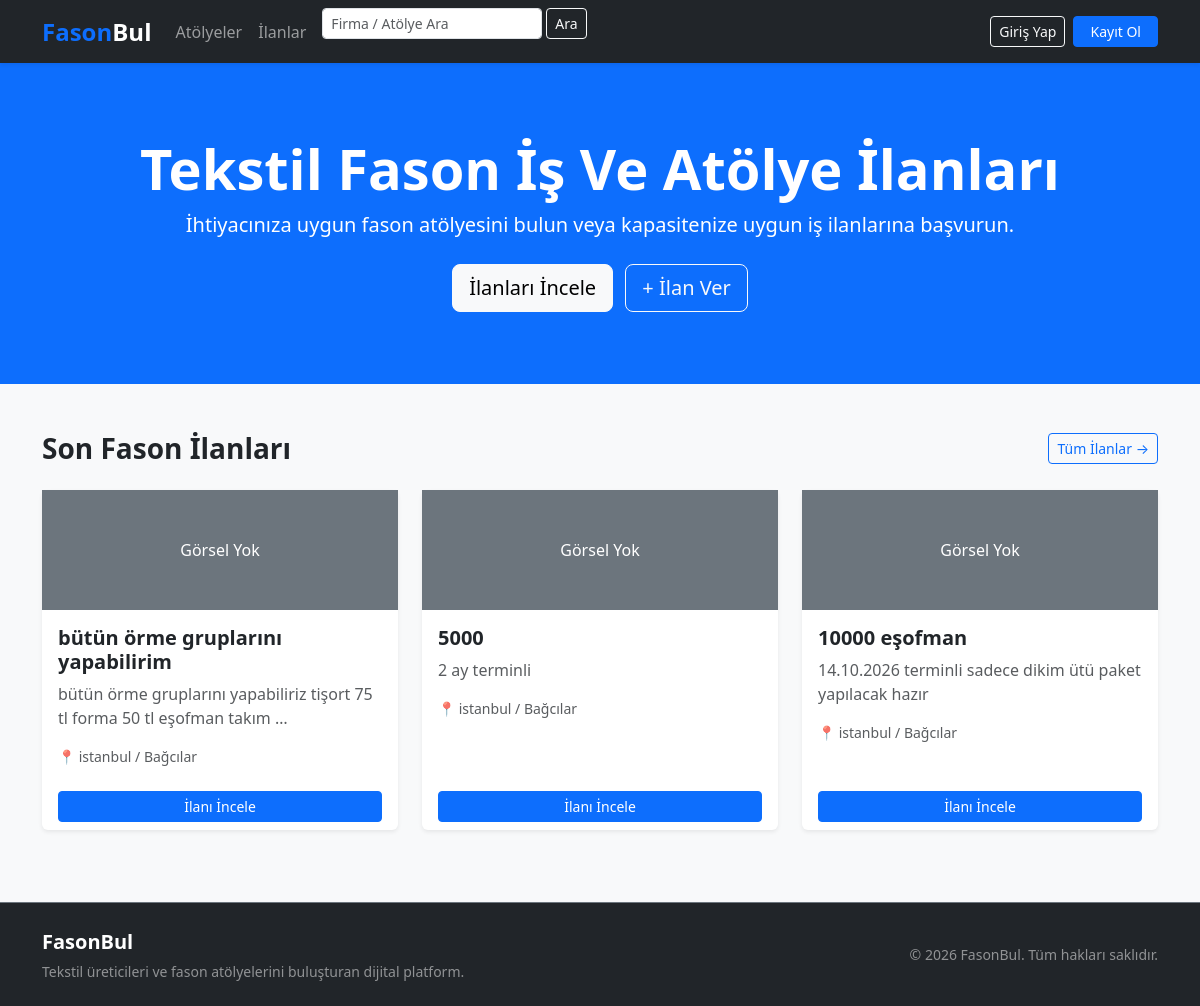
Before: / with the older database file.
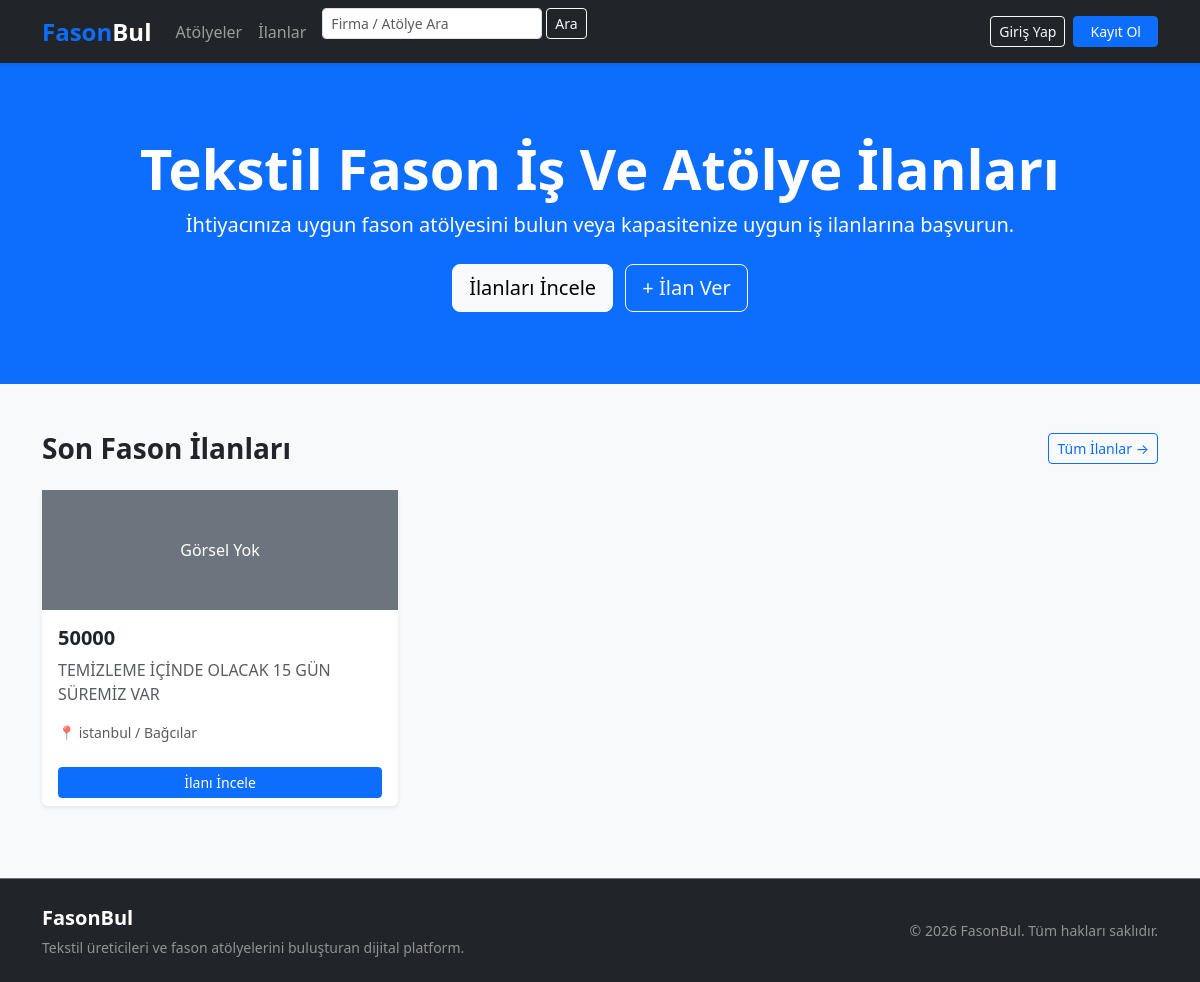
After: the same page with the newer database file.
### apps/fason_advert/models.py (models this page shows, shortened)
class Advert(models.Model):
    objects = None
    ADVERT_TYPES = (
        ('capacity', 'Atölye Kapasite İlanı (İş Arıyor)'),
        ('job', 'Fason İşi Veren İlanı (Atölye Arıyor)'),
    )
    owner = models.ForeignKey(User, on_delete=models.CASCADE, related_name="adverts", verbose_name="İlan Sahibi")
    category = models.ForeignKey(AdvertCategory, on_delete=models.CASCADE, related_name="adverts", verbose_name="Kategori")
    title = models.CharField(max_length=200, verbose_name="İlan Başlığı")
    slug = models.SlugField(unique=True, blank=True, verbose_name="Slug")
    advert_type = models.CharField(max_length=20, choices=ADVERT_TYPES, default='job', verbose_name="İlan Tipi")
    description = models.TextField(verbose_name="Açıklama")
    city = models.CharField(max_length=50, verbose_name="Şehir")
    district = models.CharField(max_length=50, verbose_name="İlçe")
    quantity = models.PositiveIntegerField(blank=True, null=True, verbose_name="Adet / Kapasite")
    price = models.DecimalField(max_length=10, decimal_places=2, max_digits=10, blank=True, null=True, verbose_name="Birim Fiyat (TL)")
    image = models.ImageField(upload_to="adverts/", blank=True, null=True, verbose_name="Görsel")
    is_active = models.BooleanField(default=True, verbose_name="Aktif mi?")
    created_at = models.DateTimeField(auto_now_add=True, verbose_name="Oluşturulma Tarihi")
    updated_at = models.DateTimeField(auto_now=True, verbose_name="Güncellenme Tarihi")
    class Meta:
        ordering = ['-created_at']
        verbose_name = "Fason İlanı"
        verbose_name_plural = "Fason İlanları"

### apps/mainpage/views.py (the view)
# urls.py: path('', views.index_view, name='index'),
def index_view(request):
    banners = Banner.objects.filter(is_active=True)
    statistics = Statistic.objects.filter(is_active=True)
    latest_adverts = Advert.objects.filter(is_active=True)[:6]
    services = Service.objects.filter(is_active=True)[:4] if hasattr(Service, 'is_active') else Service.objects.all()[
                                                                                                :4]
    latest_posts = Post.objects.filter(is_published=True)[:3] if hasattr(Post, 'is_published') else Post.objects.all()[
                                                                                                    :3]
    context = {
        'banners': banners,
        'statistics': statistics,
        'latest_adverts': latest_adverts,
        'services': services,
        'latest_posts': latest_posts,
    }
    return render(request, 'mainpage/index.html', context)

### templates/mainpage/index.html (shortened to what this page needs)
{% extends 'base.html' %}
{% block content %}
{% if banners %}
<div id="mainCarousel" class="carousel slide mb-5" data-bs-ride="carousel">
    <div class="carousel-inner">
        {% for banner in banners %}
        <div class="carousel-item {% if forloop.first %}active{% endif %}">
            {% if banner.image %}
            <img src="{{ banner.image.url }}" class="d-block w-100" alt="{{ banner.title }}" style="height: 400px; object-fit: cover;">
            {% else %}
            <div class="bg-dark text-white text-center py-5" style="height: 400px; display: flex; flex-direction: column; justify-content: center;">
                <div class="container">
                    <h1 class="display-4 fw-bold">{{ banner.title }}</h1>
                    {% if banner.subtitle %}<p class="lead">{{ banner.subtitle }}</p>{% endif %}
                    {% if banner.button_text %}
                    <a href="{{ banner.button_url|default:'#' }}" class="btn btn-primary btn-lg mt-3">{{ banner.button_text }}</a>
                    {% endif %}
                </div>
            </div>
            {% endif %}
        </div>
        {% endfor %}
    </div>
</div>
{% else %}
<div class="bg-primary text-white text-center py-5 mb-5">
    <div class="container my-4">
        <h1 class="display-4 fw-bold">Tekstil Fason İş Ve Atölye İlanları</h1>
        <p class="lead">İhtiyacınıza uygun fason atölyesini bulun veya kapasitenize uygun iş ilanlarına başvurun.</p>
        <a href="{% url 'workshop:list' %}" class="btn btn-light btn-lg me-2 mt-2">İlanları İncele</a>
        <a href="{% url 'workshop:create' %}" class="btn btn-outline-light btn-lg mt-2">+ İlan Ver</a>
    </div>
</div>
{% endif %}
<div class="container">
    <div class="d-flex justify-content-between align-items-center mb-4">
        <h3 class="fw-bold m-0">Son Fason İlanları</h3>
        <a href="{% url 'workshop:list' %}" class="btn btn-outline-primary btn-sm">Tüm İlanlar &rarr;</a>
    </div>
    <div class="row mb-5">
        {% for advert in latest_adverts %}
        <div class="col-md-4 mb-4">
            <div class="card h-100 border-0 shadow-sm">
                {% if advert.image %}
                <img src="{{ advert.image.url }}" class="card-img-top" alt="{{ advert.title }}" style="height: 180px; object-fit: cover;">
                {% else %}
                <div class="bg-secondary text-white text-center py-5">Görsel Yok</div>
                {% endif %}
                <div class="card-body">
                    <h5 class="card-title fw-bold">{{ advert.title }}</h5>
                    <p class="card-text text-muted">{{ advert.description|default:''|truncatewords:12 }}</p>
                    <small class="text-muted">📍 {{ advert.city }} {% if advert.district %}/ {{ advert.district }}{% endif %}</small>
                </div>
                <div class="card-footer bg-transparent border-0">
                    <a href="#" class="btn btn-sm btn-primary w-100">İlanı İncele</a>
                </div>
            </div>
        </div>
        {% endfor %}
    </div>
</div>
{% endblock %}

Changed rows visible on the page:
removed Advert: image "Görsel Yok", title "bütün örme gruplarını yapabilirim", description "bütün örme gruplarını yapabiliriz tişort 75 tl forma 50 tl eşofman takım …", city "istanbul", district "Bağcılar"
removed Advert: image "Görsel Yok", title "5000", description "2 ay terminli", city "istanbul", district "Bağcılar"
removed Advert: image "Görsel Yok", title "10000 eşofman", description "14.10.2026 terminli sadece dikim ütü paket yapılacak hazır", city "istanbul", district "Bağcılar"
added Advert: image "Görsel Yok", title "50000", description "TEMİZLEME İÇİNDE OLACAK 15 GÜN SÜREMİZ VAR", city "istanbul", district "Bağcılar"
